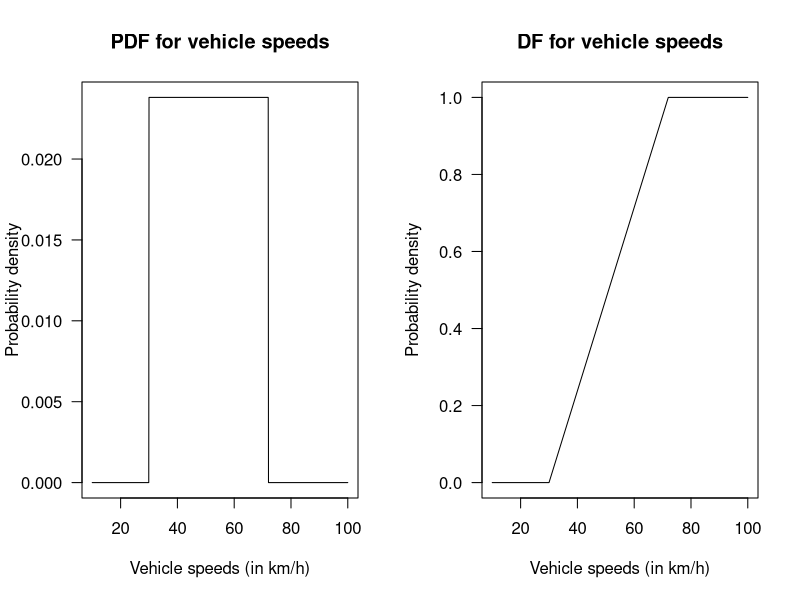
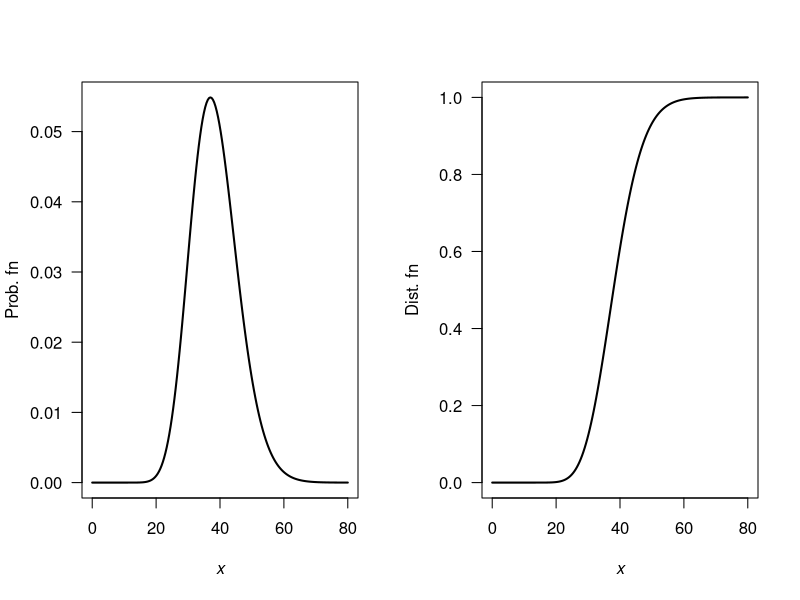
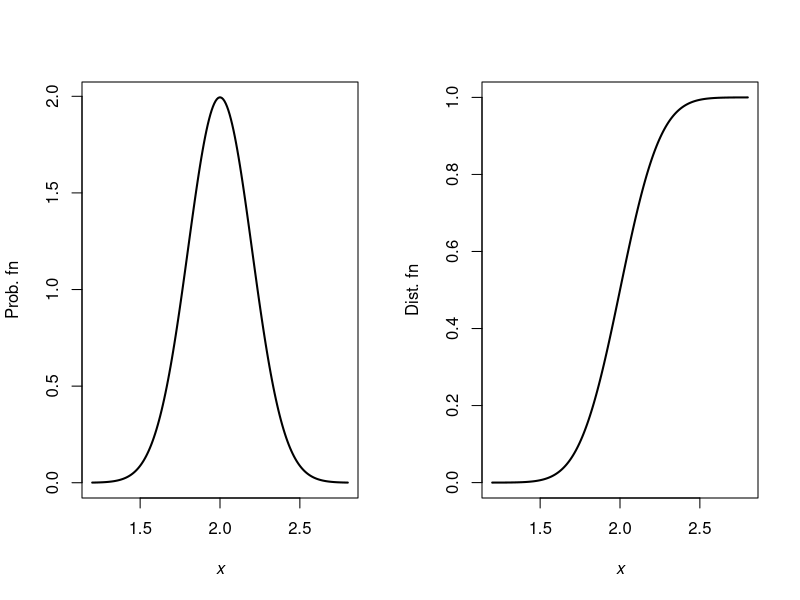
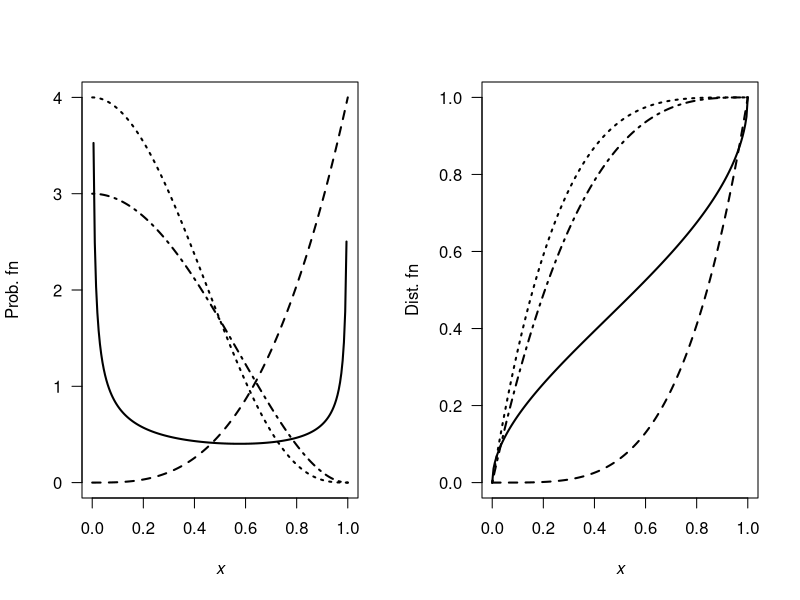
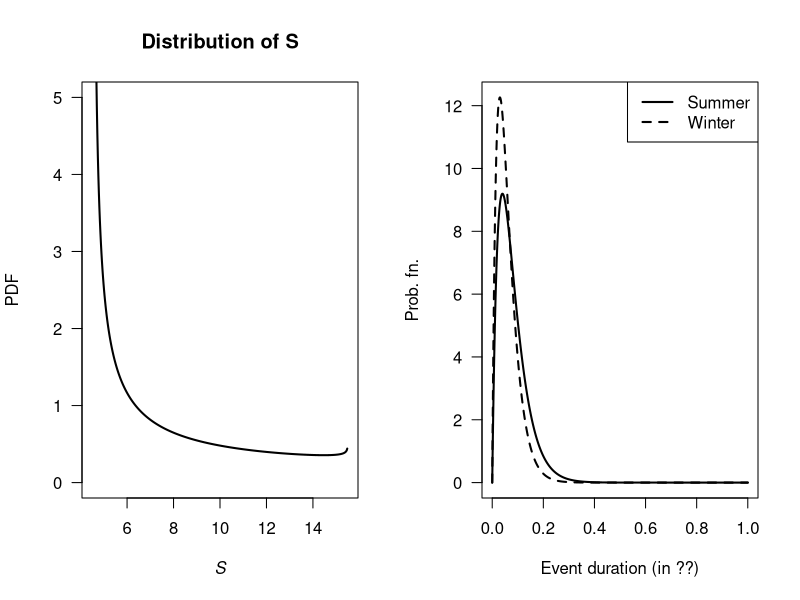
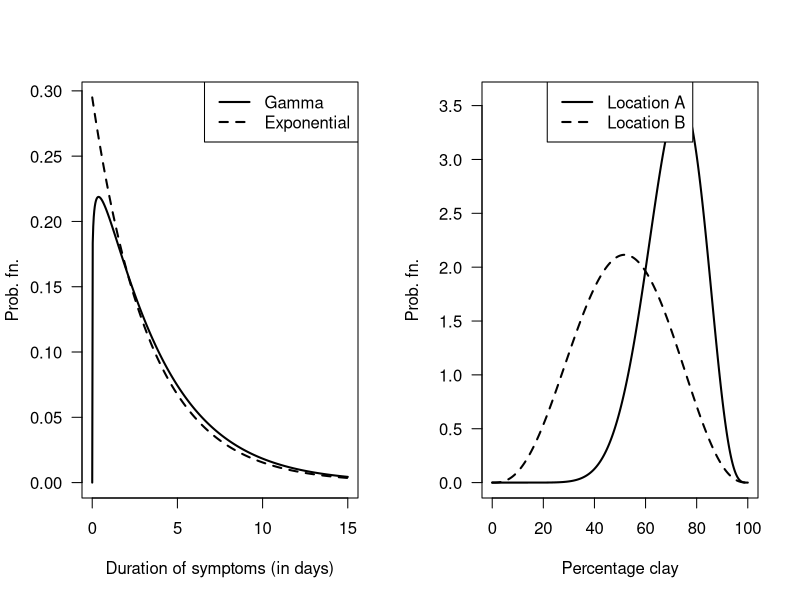
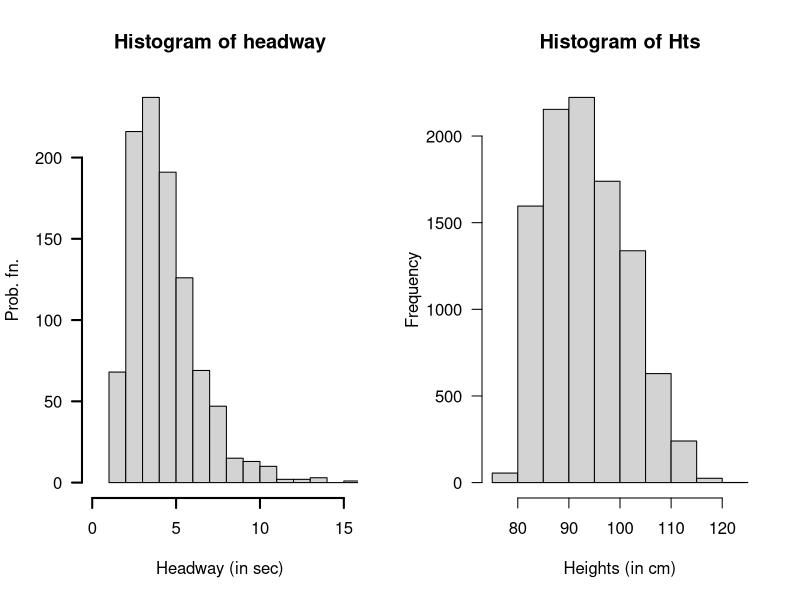
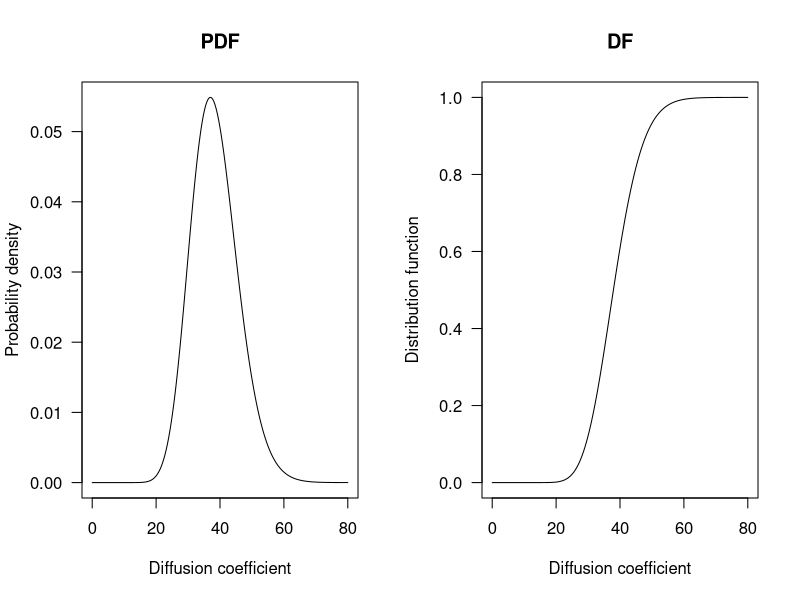

These figures' R source, in order:
## ---- chunk 1
1 - punif(60, 30, 72)
(1 - punif(65, 30, 72) ) /
  (1 - punif(60, 30, 72) )

## ---- chunk 2
par(mfrow = c(1, 2))

x <- seq(10, 100,
         length = 1000)
plot( x = x,
      y = dunif(x, 
                min = 30,
                max = 72),
      type = "l",
      las = 1,
      xlab = "Vehicle speeds (in km/h)",
      ylab = "Probability density",
      main = "PDF for vehicle speeds")

x <- seq(10, 100,
         length = 1000)
plot( x = x,
      y = punif(x, 
                min = 30,
                max = 72),
      type = "l",
      las = 1,
      ylim = c(0, 1),
      xlab = "Vehicle speeds (in km/h)",
      ylab = "Probability density",
      main = "DF for vehicle speeds")
## ---- chunk 3
# Proportion excluded:
pnorm(30, 48, 8.8) + # Slower than 30
   (1- pnorm(72, 48, 8.8)) # Faster than 72
## ---- chunk 4
alpha <- 27.05
beta <- 1.42

x <- seq(0, 80, length = 200)

par(mfrow = c(1, 2))

plot( y = dgamma(x, shape = alpha, scale = beta),
      x = x,
      las = 1,
      xlab = expression(italic(x)),
      ylab = "Prob. fn",
      type = "l",
      lwd = 2)
plot( y = pgamma(x, shape = alpha, scale = beta),
      x = x,
      xlab = expression(italic(x)),
      ylab = "Dist. fn",
      type = "l",
      las = 1,
      lwd = 2)

( pgamma(50, shape = alpha, scale = beta) - 
  pgamma(30, shape = alpha, scale = beta) ) /
pgamma(50, shape = alpha, scale = beta)
## ---- chunk 5
mn <- 2
sd <- 0.2

x <- seq(1.2, 2.8, length = 200)

par(mfrow = c(1, 2))

plot( y = dnorm(x, mean = mn, sd = sd),
      x = x,
      xlab = expression(italic(x)),
      ylab = "Prob. fn",
      type = "l",
      lwd = 2)
plot( y = pnorm(x, mean = mn, sd = sd ),
      x = x,
      xlab = expression(italic(x)),
      ylab = "Dist. fn",
      type = "l",
      lwd = 2)

1 - pnorm(2.4, mean = mn, sd = sd)
qnorm(0.8, mean = mn, sd = sd)
qnorm(0.85, mean = mn, sd = sd)

## ---- chunk 6
dKumaraswamy <- function(x, a, b){
  a * b * x^(a - 1) * (1 - x^2) ^ (b - 1)
}
pKumaraswamy <- function(x, a, b){
  1 - (1 - x^a)^b
}


x <- seq(0, 1, length = 200)

par(mfrow = c(1, 2))

plot( y = dKumaraswamy(x, a = 0.5, b = 0.5),
      x = x,
      xlab = expression(italic(x)),
      ylab = "Prob. fn",
      las = 1,
      type = "l",
      ylim = c(0, 4),
      lwd = 2)
lines(y = dKumaraswamy(x, a = 4, b = 1),
      x = x,
      lwd = 2,
      lty = 2)
lines(y = dKumaraswamy(x, a = 1, b = 4),
      x = x,
      lwd = 2,
      lty = 3)
lines(y = dKumaraswamy(x, a = 1, b = 3),
      x = x,
      lwd = 2,
      lty = 4)




plot( y = pKumaraswamy(x, a = 0.5, b = 0.5),
      x = x,
      las = 1,
      xlab = expression(italic(x)),
      ylab = "Dist. fn",
      type = "l",
      lwd = 2)
lines(y = pKumaraswamy(x, a = 4, b = 1),
      x = x,
      lwd = 2,
      lty = 2)
lines(y = pKumaraswamy(x, a = 1, b = 4),
      x = x,
      lwd = 2,
      lty = 3)
lines(y = pKumaraswamy(x, a = 1, b = 3),
      x = x,
      lwd = 2,
      lty = 4)


## ---- chunk 7
v <- seq(0, 1, length = 500)
stime <- 4.5 + 11 * v
  
PDFv <- dbeta(v, shape1 = 0.287, shape2 = 0.926)

plot( PDFv ~ stime,
      type = "l",
      las = 1,
      xlim = c(4.5, 15.5),
      ylim = c(0, 5),
      xlab = expression(italic(S)),
      ylab = "PDF",
      main = "Distribution of S",
      lwd = 2)
## Part 3
1 - pbeta( 0.9545455, shape1 = 0.287, shape2 = 0.926)

## Part 4
qbeta(0.2, shape1 = 0.287, shape2 = 0.926)
## ---- chunk 8
alpha <- 2; betaS <- 0.04; betaW <- 0.03
x <- seq(0, 1, length = 1000)

yS <- dgamma( x, shape = alpha, scale = betaS)
yW <- dgamma( x, shape = alpha, scale = betaW)

plot( range(c(yS, yW)) ~  range(x),
      type = "n", # No plot, just canvas
      las = 1,
      xlab = "Event duration (in ??)",
      ylab = "Prob. fn.")
lines(yS ~ x, 
      lty = 1,
      lwd = 2)
lines(yW ~ x, 
      lty = 2,
      lwd = 2)
legend( "topright",
        lwd = 2,
        lty = 1:2,
        legend = c("Summer", "Winter"))

1 - pgamma(6/24, shape = alpha, scale = betaW)
1 - pgamma(6/24, shape = alpha, scale = betaS)

## ---- chunk 9
alpha <- 1.11; beta <- 3.39

x <- seq(0, 15, length = 500)
yGamma <- dgamma(x, shape = alpha, scale = beta)
yExp <- dexp(x, rate = 1/beta)

plot( range (c(yGamma, yExp)) ~ range(x),
      type = "n", # No plot, just canvas
      las = 1,
      xlab = "Duration of symptoms (in days)",
      ylab = "Prob. fn.")
lines( yGamma ~ x,
       lwd = 2,
       lty = 1)
lines( yExp ~ x,
       lwd = 2,
       lty = 2)
legend( "topright",
        lwd = 2,
        lty = 1:2,
        legend = c("Gamma", "Exponential"))

## Part 3
1 - pgamma(4, shape = alpha, scale = beta)
1 - pexp(4, rate = 1/beta)

## Part 4
qgamma(0.95, shape = alpha, scale = beta)
qexp(0.95, rate = 1/beta)
## ---- chunk 10
pnorm(5, mean = 6, sd = 1.5)

(1 - pnorm(7, mean = 6, sd = 1.5) ) / 
  (1 - pnorm(5, mean = 6, sd = 1.5) )

qnorm(0.85, mean = 6, sd = 1.5)
## ---- chunk 11
x <- seq(0, 1, length = 1000)
yA <- dbeta(x, shape1 = 11.52, shape2 = 4.75)
yB <- dbeta(x, shape1 = 3.85, shape2 = 3.65)

plot( range( c(yA, yB)) ~ range(100 * x),
      type = "n", #No plot, just canvas
      las = 1,
      xlab = "Percentage clay",
      ylab = "Prob. fn.")
lines( yA ~ I(100 * x), 
       lwd = 2,
       lty = 1)
lines( yB ~ I(100 * x), 
       lwd = 2,
       lty = 2)
legend("top",
       lty = 1:2,
       lwd = 2,
       legend = c("Location A", "Location B"))

## Part 3
pbeta( 0.5, shape1 = 11.52, shape2 = 4.75)
pbeta( 0.5, shape1 = 3.85, shape2 = 3.65)
## ---- chunk 12
numSims <- 1000
yHeadway <- rgamma( n = numSims,
                    shape = 2.5,
                    rate = 0.8)
xHeadway <- yHeadway + 1.2
hist(xHeadway,
     las = 1,
     lwd = 2,
     xlim = c(0, max(xHeadway)),
     main = "Histogram of headway",
     ylab = "Prob. fn.",
     xlab = "Headway (in sec)")

xMean <- 3.2; xVar <- 1.6
xLo <- 3.2 - 2 * sqrt(xVar)
xHi <- 3.2 + 2 * sqrt(xVar)
cat("Limits", xLo, "and", xHi, "\n")

# Part 3
Num <- sum( (xHeadway < xHi ) & (xHeadway > xLo) )
EmpiricalProp <- Num / numSims
EmpiricalProp

# Part 4: Tchebyshev: AT LEAST this proportion
k <- 2
1 - 1/k^2
## ---- chunk 13
htMean <- function(x) {
  7.5 * x + 70
}
htSD <- function(x) {
  0.4575 * x + 1.515
}

NumSims <- 10000

Ages <- c(
  rep(2, NumSims * 0.32),
  rep(3, NumSims * 0.33),
  rep(4, NumSims * 0.25),
  rep(5, NumSims * 0.10)
)

Hts <- rnorm(NumSims,
             mean = htMean(Ages),
             sd = htSD(Ages))
hist(Hts,
     las = 1,
     xlab = "Heights (in cm)")

# Taller than 100:
cat("Taller than 100cm:", sum( Hts > 100) / NumSims * 100, "%\n")
# Mean and variance:
cat("Mean:", mean( Hts ), "cm; ",
    "Std dev: ", sd(Hts), "cm\n")

# Sort the heights to find where the tallest 20% are:
cat("Tallest 15% are taller than", 
    sort(Hts)[ NumSims * 0.85], "cm\n")
## ---- chunk 14
topPart <- pgamma(50, shape = 27.05, scale = 1.42) - 
           pgamma(30, shape = 27.05, scale = 1.42)
bottomPart <-pgamma(50, shape = 27.05, scale = 1.42)

topPart / bottomPart
## ---- chunk 15
par(mfrow = c(1, 2))

x <- seq(0, 80,
         length = 1000)
y <- dgamma(x,
            shape = 27.05,
            scale = 1.42)
plot(y ~ x,
     las = 1,
     type = "l",
     xlab = "Diffusion coefficient",
     ylab = "Probability density",
     main = "PDF")


x <- seq(0, 80,
         length = 1000)
y <- pgamma(x,
            shape = 27.05,
            scale = 1.42)
plot(y ~ x,
     las = 1,
     type = "l",
     xlab = "Diffusion coefficient",
     ylab = "Distribution function",
     main = "DF")
